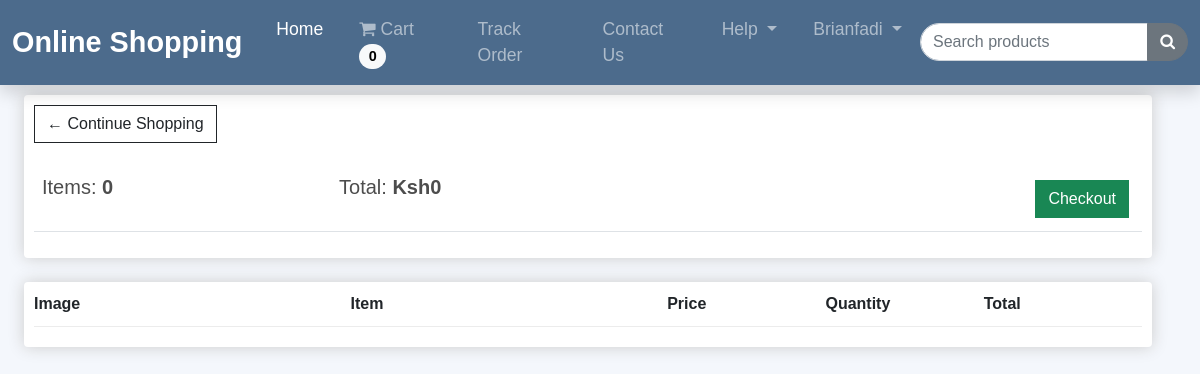
The app's page /cart/ (signed in), older data.
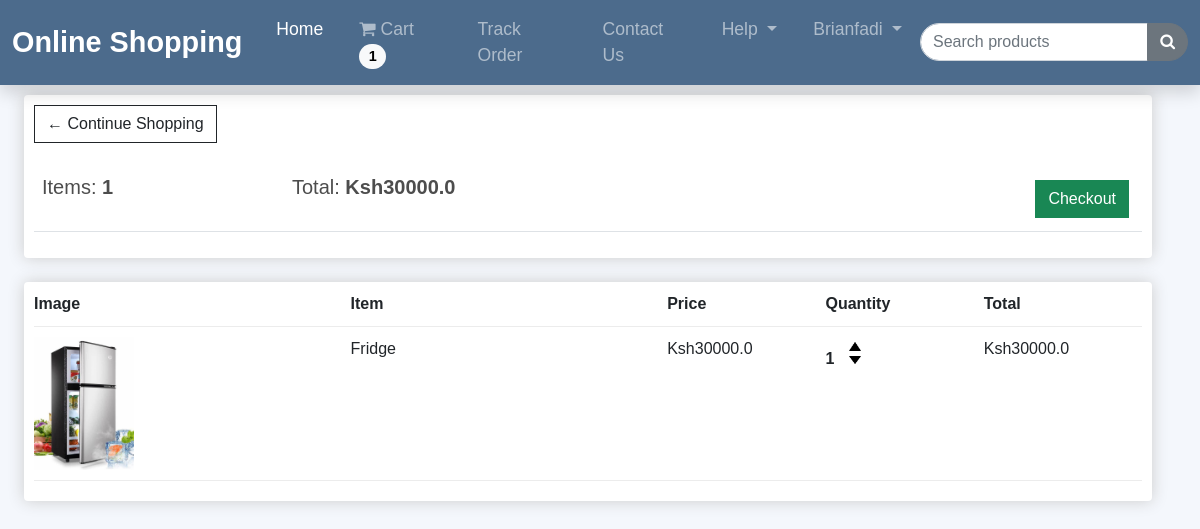
The same page, newer data.
### shop/models.py (models this page shows, shortened)
class Order(models.Model):
    customer = models.ForeignKey(Customer, on_delete=models.SET_NULL, null=True)
    date_ordered = models.DateTimeField(default=now)
    complete = models.BooleanField(default=False)
    @property
    def get_cart_total(self):
        orderitems = self.orderitem_set.all()
        total = sum([item.get_total for item in orderitems])
        return total
    @property
    def get_cart_items(self):
        orderitems = self.orderitem_set.all()
        total = sum([item.quantity for item in orderitems])
        return total

class OrderItem(models.Model):
    product = models.ForeignKey(Product, on_delete=models.SET_NULL, null=True)
    order = models.ForeignKey(Order, on_delete=models.SET_NULL, null=True)
    quantity = models.IntegerField(default=0)
    date_added = models.DateTimeField(default=now)
    @property
    def get_total(self):
        total = self.product.price * self.quantity
        return total

class Product(models.Model):
    name = models.CharField(max_length=100)
    price = models.FloatField()
    image = models.ImageField(upload_to="", default="")

### shop/views.py (the view, shortened to what this page needs)
# urls.py: path("cart/", views.cart, name="cart"),
def cart(request):
    data = cartData(request)
    items = data['items']
    order = data['order']
    cartItems = data['cartItems']
    try:
        cart = json.loads(request.COOKIES['cart'])
    except:
        cart = {}
    print('Cart:', cart)
    return render(request, "shop/cart.html", {'items': items, 'order': order, 'cartItems': cartItems})

### shop/inherit.py (called while the page is built)
def cartData(request):
    if request.user.is_authenticated:
        customer = request.user.customer
        order, created = Order.objects.get_or_create(customer=customer, complete=False)
        items = order.orderitem_set.all()
        cartItems = order.get_cart_items
    else:
        items = []
        order = {'get_cart_total':0, 'get_cart_items':0}
        cartItems = order['get_cart_items']
    return {'cartItems':cartItems, 'items':items, 'order':order}

### shop/templates/shop/cart.html (shortened to what this page needs)
{% extends 'shop/base.html' %}
{% load static %}
{% block body %}
<div class="container-fluid row">
    <div class="col-lg-12">
        <div class="box-element">
            <a href="/" class="btn btn-outline-dark">&#x2190 Continue Shopping</a>
            <br><br>
            <table class="table">
                <tr>
                    <th>
                        <h5>Items: <strong>{{order.get_cart_items}}</strong></h5>
                    </th>
                    <th>
                        <h5>Total: <strong>Ksh{{order.get_cart_total}}</strong></h5>
                    </th>
                    <th><a href="/checkout/" class="btn btn-success" style="float: right; margin: 5px;">Checkout</a>
                    </th>
                </tr>
            </table>
        </div>
<br>
        <div class="box-element">
            <div class="cart-row">
                <div style="flex: 2;"><strong>Image</strong></div>
                <div style="flex: 2;"><strong>Item</strong></div>
                <div style="flex: 1;"><strong>Price</strong></div>
                <div style="flex: 1;"><strong>Quantity</strong></div>
                <div style="flex: 1;"><strong>Total</strong></div>
            </div>
        {% for item in items %}
            <div class="cart-row">
                <div style="flex: 2;"><img class="row-image" src="{{item.product.image.url}}" alt=""></div>
                <div style="flex: 2;">{{item.product.name}}</div>
                <div style="flex: 1;">Ksh{{item.product.price}}</div>
                <div style="flex: 1;">
                <p class="quantity">{{item.quantity}}</p>
                <div class="quantity">
                    <img data-product="{{item.product.id}}" data-action="add" src="{% static 'increase.png' %}" class="chg-quantity update-cart" alt="">
                    <img data-product="{{item.product.id}}" data-action="remove" src="{% static 'decrease.png' %}" class="chg-quantity update-cart" alt="">
                </div>
                </div>
                <div style="flex: 1;">Ksh{{item.get_total}}</div>
            </div>
            {% endfor %}
        </div>
    </div>
</div>
{% endblock %}

### shop/templates/shop/base.html (shortened to what this page needs)
<!doctype html>
<html lang="en">
<head>
    <link href="https://cdn.jsdelivr.net/npm/bootstrap@5.0.2/dist/css/bootstrap.min.css" rel="stylesheet"
>
    <link rel="stylesheet" href="https://cdnjs.cloudflare.com/ajax/libs/font-awesome/4.7.0/css/font-awesome.min.css">
</head>
<body style="background: #f4f7fc; font-family: 'Arial', sans-serif;">
 <nav class="navbar navbar-expand-lg navbar-dark sticky-top shadow" style="background-color: #4C6B8C;">
    <div class="container-fluid">
        <a class="navbar-brand" href="/" style="font-size: 1.8rem; font-weight: bold;">Online Shopping</a>
        <div class="collapse navbar-collapse" id="navbarContent">
            <ul class="navbar-nav me-auto mb-2 mb-lg-0">
                <li class="nav-item">
                    <a class="nav-link active" href="/" style="font-size: 1.1rem;">Home</a>
                </li>
                <li class="nav-item">
                    <a class="nav-link" href="/cart/" style="font-size: 1.1rem; position: relative;">
                        <i class="fa fa-shopping-cart"></i> Cart
                        <span class="badge bg-light rounded-pill" id="cart-count" style="color: black">
                            {{ cartItems }}
                        </span>
                    </a>
                </li>
                <li class="nav-item">
                    <a class="nav-link" href="/tracker/" style="font-size: 1.1rem;">Track Order</a>
                </li>
                <li class="nav-item">
                    <a class="nav-link" href="/contact/" style="font-size: 1.1rem;">Contact Us</a>
                </li>
                <li class="nav-item dropdown">
                    <a class="nav-link dropdown-toggle" href="#" id="helpDropdown" role="button" data-bs-toggle="dropdown" aria-expanded="false" style="font-size: 1.1rem;">
                        Help
                    </a>
                </li>
                {% if not request.user.is_authenticated %}
                <li class="nav-item">
                    <a class="nav-link" href="/register/" style="font-size: 1.1rem;">Register</a>
                </li>
                <li class="nav-item">
                    <a class="nav-link" href="/login/" style="font-size: 1.1rem;">Login</a>
                </li>
                {% else %}
                <li class="nav-item dropdown">
                    <a class="nav-link dropdown-toggle" href="#" id="accountDropdown" role="button" data-bs-toggle="dropdown" aria-expanded="false" style="font-size: 1.1rem;">
                        {{ request.user }}
                    </a>
                </li>
                {% endif %}
            </ul>
            <form class="d-flex" method="POST" action="/search/">
                <div class="input-group">
                    <input class="form-control" type="search" name="search" placeholder="Search products" aria-label="Search" style="border-radius: 30px 0 0 30px;">
                    <button class="btn btn-secondary" type="submit" style="border-radius: 0 30px 30px 0;">
                        <i class="fa fa-search"></i>
                    </button>
                </div>
            </form>
        </div>
    </div>
</nav>
    {% block body %}
    {% endblock %}
</body>
</html>

Row changes from the older to the newer data that the page shows:
no longer on this page (row edited): Order: get_cart_items "0", get_cart_total "0"
added Order: get_cart_items "1", get_cart_total "30000.0"
added OrderItem: product.image (picture), product.name "Fridge", product.price "30000.0", quantity "1", get_total "30000.0"
Text that changed along with them:
{{ cartItems }}: "0" → "1"
